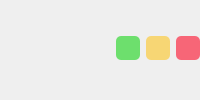
        <widget class="QWidget" name="widget_21" native="true">
         <property name="sizePolicy">
          <sizepolicy hsizetype="Preferred" vsizetype="Preferred">
           <horstretch>0</horstretch>
           <verstretch>1</verstretch>
          </sizepolicy>
         </property>
         <layout class="QHBoxLayout" name="horizontalLayout_9">
          <property name="leftMargin">
           <number>0</number>
          </property>
          <property name="topMargin">
           <number>0</number>
          </property>
          <property name="rightMargin">
           <number>0</number>
          </property>
          <property name="bottomMargin">
           <number>4</number>
          </property>
          <item>
           <spacer name="horizontalSpacer_6">
            <property name="orientation">
             <enum>Qt::Horizontal</enum>
            </property>
            <property name="sizeHint" stdset="0">
             <size>
              <width>60</width>
              <height>20</height>
             </size>
            </property>
           </spacer>
          </item>
          <item>
           <widget class="QPushButton" name="pushButton_14">
            <property name="sizePolicy">
             <sizepolicy hsizetype="Maximum" vsizetype="Maximum">
              <horstretch>0</horstretch>
              <verstretch>0</verstretch>
             </sizepolicy>
            </property>
            <property name="minimumSize">
             <size>
              <width>24</width>
              <height>24</height>
             </size>
            </property>
            <property name="maximumSize">
             <size>
              <width>24</width>
              <height>24</height>
             </size>
            </property>
            <property name="styleSheet">
             <string notr="true">QPushButton{background:#6DDF6D;border-radius:5px;border:none;}QPushButton:hover{background:green;}</string>
            </property>
            <property name="text">
             <string/>
            </property>
           </widget>
          </item>
          <item>
           <widget class="QPushButton" name="pushButton_13">
            <property name="sizePolicy">
             <sizepolicy hsizetype="Maximum" vsizetype="Maximum">
              <horstretch>0</horstretch>
              <verstretch>0</verstretch>
             </sizepolicy>
            </property>
            <property name="minimumSize">
             <size>
              <width>24</width>
              <height>24</height>
             </size>
            </property>
            <property name="maximumSize">
             <size>
              <width>24</width>
              <height>24</height>
             </size>
            </property>
            <property name="styleSheet">
             <string notr="true">QPushButton{background:#F7D674;border-radius:5px;border:none;}QPushButton:hover{background:yellow;}</string>
            </property>
            <property name="text">
             <string/>
            </property>
           </widget>
          </item>
          <item>
           <widget class="QPushButton" name="pushButton_12">
            <property name="sizePolicy">
             <sizepolicy hsizetype="Maximum" vsizetype="Maximum">
              <horstretch>0</horstretch>
              <verstretch>0</verstretch>
             </sizepolicy>
            </property>
            <property name="minimumSize">
             <size>
              <width>24</width>
              <height>24</height>
             </size>
            </property>
            <property name="maximumSize">
             <size>
              <width>24</width>
              <height>24</height>
             </size>
            </property>
            <property name="styleSheet">
             <string notr="true">QPushButton{background:#F76677;border-radius:5px;border:none;}QPushButton:hover{background:red;}</string>
            </property>
            <property name="text">
             <string/>
            </property>
           </widget>
          </item>
         </layout>
        </widget>
